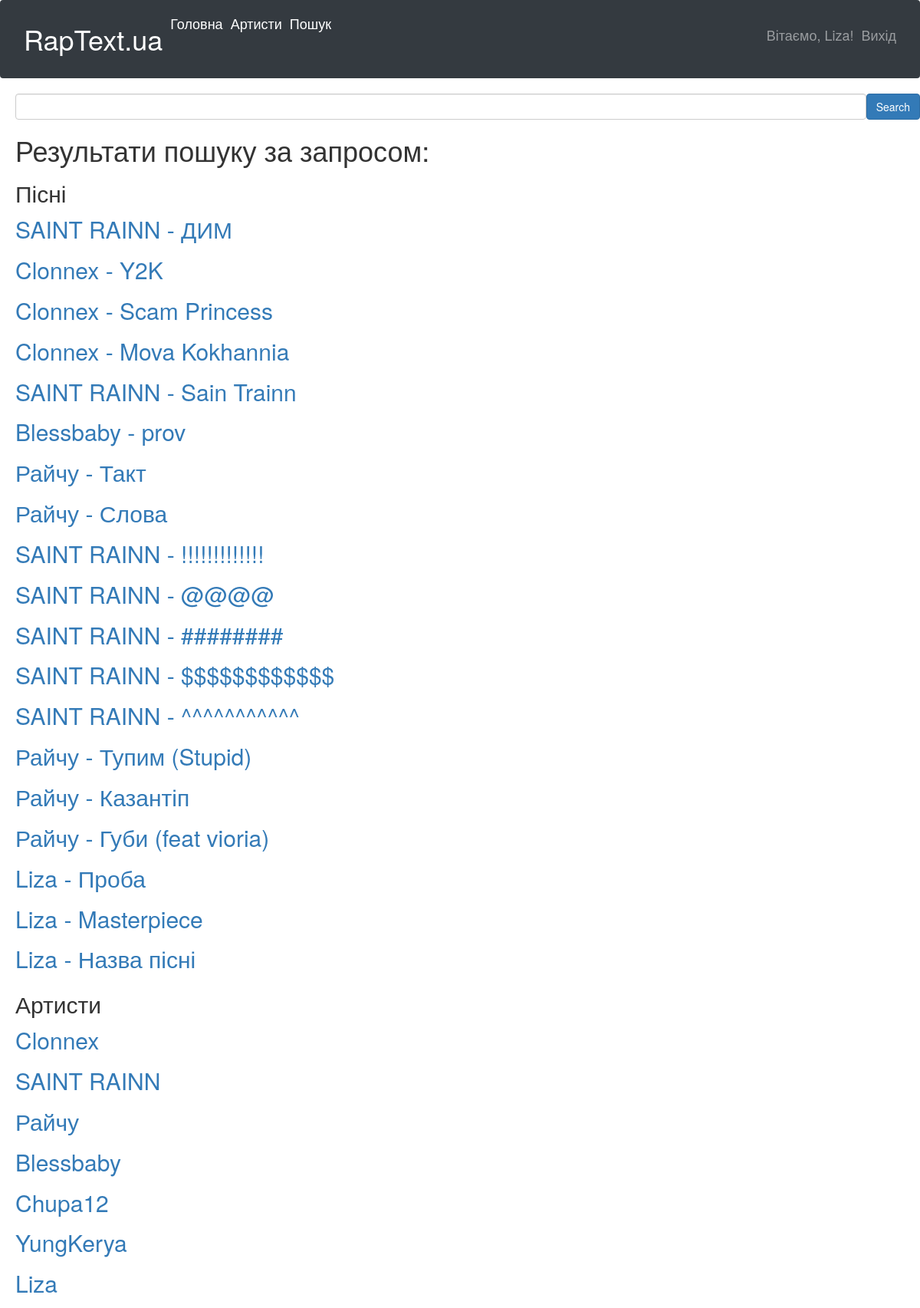
Screenshot of /search/ (signed in) with the database file from the repository.
### artists/models.py (models this page shows, shortened)
class Song(models.Model):
    title = models.CharField(max_length=100)
    release_year = models.IntegerField(blank=True, null=True)
    artist = models.ForeignKey(Artist, on_delete=models.CASCADE)
    album = models.ForeignKey(Album, on_delete=models.SET_NULL, blank=True, null=True)
    image_song=models.FileField(upload_to="image_song",default=True,blank=None,null=True,verbose_name="Облога пісні")

class Artist(models.Model):
    name = models.CharField(max_length=100)
    genre = models.CharField(max_length=50, blank=True, null=True)
    country = models.CharField(max_length=50, blank=True, null=True)
    photo=models.FileField(upload_to="photos/%Y/%m/%d/",default=True,blank=None,
                            null=True,verbose_name="Фото")
    created_by = models.OneToOneField(User, on_delete=models.CASCADE, related_name='artist', null=True, blank=True)
    def __str__(self):
        return self.name

### artists/views.py (the view)
# urls.py: path('search/', search, name='search'),
def search(request):
    query = request.GET.get('q', '').lower()
    artist_query, song_query = query, query
    if '-' in query:
        parts = query.split('-')
        if len(parts) == 2:
            artist_query, song_query = parts[0].strip(), parts[1].strip()
    artists = Artist.objects.filter(name__icontains=artist_query)
    songs = Song.objects.filter(title__icontains=song_query)
    return render(request, 'artists/search_results.html', {'query': query, 'songs': songs, 'artists': artists, 'title':query})

### artists/templates/artists/search_results.html
{% extends 'artists/base.html' %}
{% block content %}
<form class="d-flex" action="{% url 'search' %}" method="get">
        <input class="form-control me-2" type="text" placeholder="{{ title }}" name="q">
        <button class="btn btn-primary" type="submit">Search</button>
      </form>
<h1>Результати пошуку за запросом: {{ title }}</h1>
<h2>Пісні</h2>
 {% for song in songs %}
          <p><a href="{% url 'song_detail' song.id %}">{{song.artist}} - {{ song.title }}</a></p>
        {% endfor %}
<h2>Артисти</h2>
  {%for a in artists %}
    <p><a href="{% url 'artist_detail' a.id %}">{{ a.name }}</a></p>
  {%endfor%}
 </div></div></div>
{% endblock %}

### artists/templates/artists/base.html (shortened to what this page needs)
{% load static %}
<!DOCTYPE html>
<html lang="uk">
<head>
<link type="text/css" href="{% static 'artists/css/styles.css'%}" rel="stylesheet"/>
    <link rel="stylesheet" href="https://maxcdn.bootstrapcdn.com/bootstrap/4.0.0/css/bootstrap.min.css">
 <link rel="stylesheet" href="https://maxcdn.bootstrapcdn.com/bootstrap/3.3.7/css/bootstrap.min.css" />
<link rel="stylesheet" href="https://bootstraptema.ru/snippets/audio/2017/jplayer/jplayer.min.css" />
<link rel="stylesheet" href="https://cdn.plyr.io/3.7.8/plyr.css" />
    <link rel="stylesheet" href="https://cdn.plyr.io/3.6.12/plyr.css" />
</head>
<body>
{% block mainmenu %}
<nav class="navbar navbar-expand-sm bg-dark navbar-dark">
  <div class="container-fluid">
    <ul class="navbar-nav">
         <li class="nav-item">
       <h1 > <a class="nav-link active" href="{% url 'index' %}">RapText.ua</a></h1>
      </li>
      <li class="nav-item">
       <h4 > <a class="nav-link active" href="{% url 'index' %}">Головна</a></h4>
      </li>
         <li class="nav-item">
       <h4 > <a class="nav-link active" href="{% url 'all_artists' %}">Артисти</a></h4>
      </li>
         <li class="nav-item">
       <h4 > <a class="nav-link active" href="{% url 'search' %}">Пошук</a></h4>
      </li>
        </ul>
<ul class="navbar-nav ml-auto">
      {% if user.is_authenticated %}
        <li class="nav-item">
          <h4><span class="nav-link">Вітаємо, {{ user.username }}!</span></h4>
        </li>
        <li class="nav-item">
          <h4><a class="nav-link" href="{% url 'logout' %}">Вихід</a></h4>
        </li>
      {% endif %}
    </ul>
  </div>
</nav>
{% endblock mainmenu%}
<div class="backround">
{% block content %}
    {% endblock content%}</div></div>
</body>
</html>

### artists/static/artists/css/styles.css (style rules this page uses)
body { font-family: 'Raleway'; background-image: url('https://images.pexels.com/photos/7130497/pexels-photo-7130497.jpeg?auto=compress&cs=tinysrgb&w=1260&h=750&dpr=1'); background-size: cover; background-repeat: no-repeat; margin: 0; padding-left: 0px; }
.backround { padding-left: 20px; }
h1 { color: white; }
ul { list-style-type: none; padding: 0; }
li { margin-bottom: 10px; }
a { color: rgb(0,0,0); !important; text-decoration: none; }
p { font-size: 30px; }
body { background-color: #ddd; }

### rows the page displays
Song: artist "SAINT RAINN", title "ДИМ"
Song: artist "Clonnex", title "Y2K"
Song: artist "Clonnex", title "Scam Princess"
Song: artist "Clonnex", title "Mova Kokhannia"
Song: artist "SAINT RAINN", title "Sain Trainn"
Song: artist "Blessbaby", title "prov"
Song: artist "Райчу", title "Такт"
Song: artist "Райчу", title "Слова"
Song: artist "SAINT RAINN", title "!!!!!!!!!!!!!"
Song: artist "SAINT RAINN", title "@@@@"
Song: artist "SAINT RAINN", title "########"
Song: artist "SAINT RAINN", title "$$$$$$$$$$$$"
Song: artist "SAINT RAINN", title "^^^^^^^^^^^"
Song: artist "Райчу", title "Тупим (Stupid)"
Song: artist "Райчу", title "Казантіп"
Song: artist "Райчу", title "Губи (feat vioria)"
Song: artist "Liza", title "Проба"
Song: artist "Liza", title "Masterpiece"
Song: artist "Liza", title "Назва пісні"
Artist: name "Clonnex"
Artist: name "SAINT RAINN"
Artist: name "Райчу"
Artist: name "Blessbaby"
Artist: name "Chupa12"
Artist: name "YungKerya"
Artist: name "Liza"

### other values shown
{{ user.username }} "Liza"
